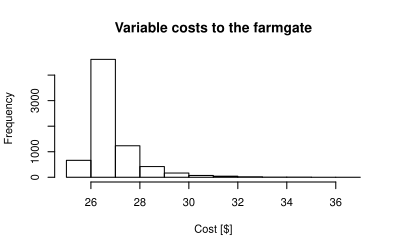

Recreate this plot in R.
I<-read.csv("farm_cost.csv",header=TRUE)
options(digits=1) 

out <- hist(I$"total_farmgate",plot=TRUE,main="Variable costs to the farmgate",xlab="Cost [$]")
